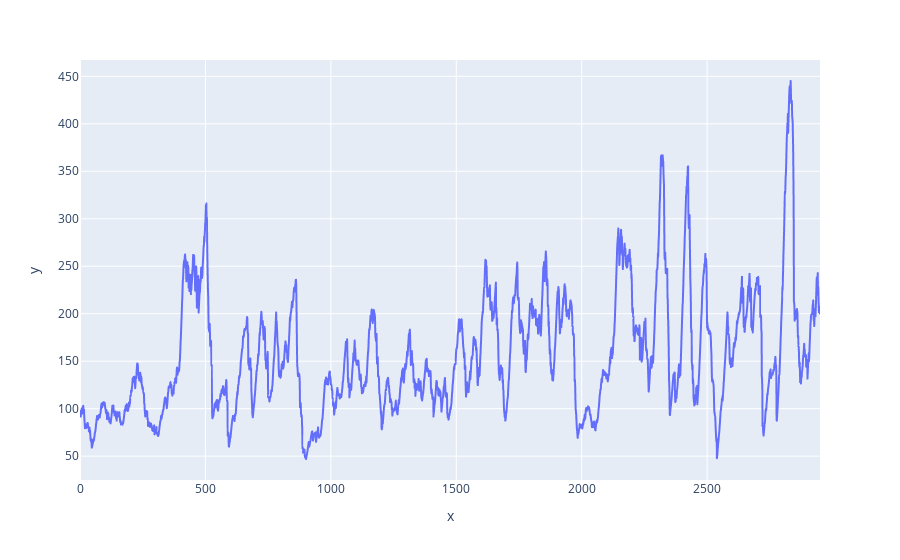

Notebook code for this chart:
### Code cell
px.line(y=np.convolve(ts, np.arange(50)*2/49/50, 'valid'))

### Figure 1 — Plotly figure (JSON) as saved in the notebook; plotly's stock layout.template omitted (floating-point values rounded to 4 significant figures; data arrays with more than 128 entries replaced by an {"elided": "..."} marker saying what was removed)
{"data": [{"hovertemplate": "x=%{x}<br>y=%{y}<extra></extra>", "legendgroup": "", "line": {"color": "#636efa", "dash": "solid"}, "marker": {"symbol": "circle"}, "mode": "lines", "name": "", "showlegend": false, "type": "scattergl", "x": {"elided": "2951 int values"}, "xaxis": "x", "y": {"elided": "2951 float values"}, "yaxis": "y"}], "layout": {"autosize": true, "legend": {"tracegroupgap": 0}, "margin": {"t": 60}, "xaxis": {"anchor": "y", "autorange": true, "domain": [0, 1], "range": [0, 2950], "title": {"text": "x"}, "type": "linear"}, "yaxis": {"anchor": "x", "autorange": true, "domain": [0, 1], "range": [24.88, 467.2], "title": {"text": "y"}, "type": "linear"}}}
